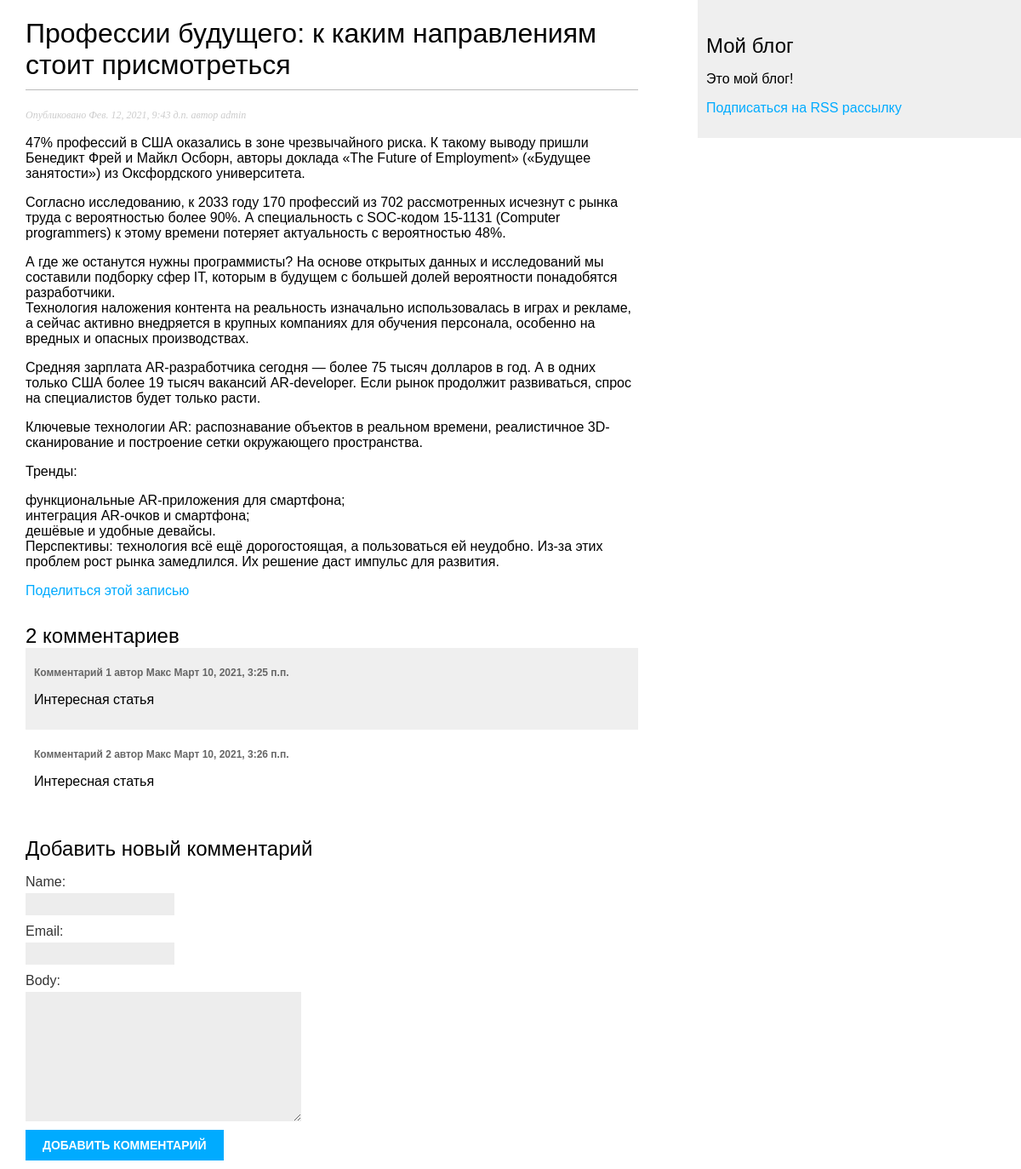
Page /blog/2021/2/12/professii-budushego-k-kakim-napravleniyam-stoit-prismotretsya/ on the committed database.
### blog/models.py (models this page shows, shortened)
class Post(models.Model):
    STATUS_CHOICES = (
        ('draft', 'Draft'),
        ('published', 'Published'),
    )
    title = models.CharField(max_length=250)
    slug = models.SlugField(max_length=250,
                            unique_for_date='publish')
    author = models.ForeignKey(User,
                               on_delete=models.CASCADE,
                               related_name='blog_posts')
    body = models.TextField()
    publish = models.DateTimeField(default=timezone.now)
    created = models.DateTimeField(auto_now_add=True)
    updated = models.DateTimeField(auto_now=True)
    status = models.CharField(max_length=10,
                              choices=STATUS_CHOICES,
                              default='draft')
    class Meta:
        ordering = ('-publish',)

class Comment(models.Model):
    post = models.ForeignKey(Post,
                             on_delete=models.CASCADE,
                             related_name='comments')
    name = models.CharField(max_length=80)
    email = models.EmailField()
    body = models.TextField()
    created = models.DateTimeField(auto_now_add=True)
    updated = models.DateTimeField(auto_now=True)
    active = models.BooleanField(default=True)
    class Meta:
        ordering = ('created',)

### blog/views.py (the view)
def post_detail(request, year, month, day, post):
    post = get_object_or_404(Post, slug=post,
                                   status='published',
                                   publish__year=year,
                                   publish__month=month,
                                   publish__day=day)
    comments = post.comments.filter(active=True)
    new_comment = None
    if request.method == 'POST':
        comment_form = CommentForm(data=request.POST)
        if comment_form.is_valid():
            new_comment = comment_form.save(commit=False)
            new_comment.post = post
            new_comment.save()
    else:
        comment_form = CommentForm()
    return render(request, 'blog/post/detail.html', {'post': post,
                                                     'comments': comments,
                                                     'new_comment': new_comment,
                                                     'comment_form': comment_form})

### blog/forms.py
class CommentForm(forms.ModelForm):
    class Meta:
        model = Comment
        fields = ('name', 'email', 'body')

### blog/templates/blog/post/detail.html (shortened to what this page needs)
{% extends "blog/base.html" %}
{% block content %}
<h1>{{ post.title }}</h1>
<p class="date">Опубликовано {{ post.publish }} автор {{ post.author }}</p>
{{ post.body|linebreaks }}
<p>
    <a href="{% url "blog:post_share" post.id %}">Поделиться этой записью</a>
</p>
{% with comments.count as total_comments %}
<h2>{{ total_comments }} комментариев{{ total_comment|pluralize }}</h2>
{% endwith %}
    {% for comment in comments %}
        <div class="comment">
        <p class="info">
        Комментарий {{ forloop.counter }} автор {{ comment.name }}
    {{ comment.created }}
        </p>
    {{ comment.body|linebreaks }}
        </div>
    {% empty %}
    <p>Пока комментариев нет.</p>
    {% endfor %}
{% if new_comment %}
<h2>Ваш комментарий был добавлен.</h2>
{% else %}
<h2>Добавить новый комментарий</h2>
<form action="." method="post">
{{ comment_form.as_p }}
<p><input type="submit" value="Добавить комментарий"></p>
</form>
{% endif %}
{% endblock %}

### blog/static/css/blog.css (style rules this page uses)
body { margin:0; padding:0; font-family:helvetica, sans-serif; }
a { color:#00abff; text-decoration:none; }
h1 { font-weight:normal; border-bottom:1px solid #bbb; padding:0 0 10px 0; }
h2 { font-weight:normal; margin:30px 0 0; }
p.date { color:#ccc; font-family: georgia, serif; font-size: 12px; font-style: italic; }
label { float:left; clear:both; color:#333; margin-bottom:4px; }
input, textarea { clear:both; float:left; margin:0 0 10px; background:#ededed; border:0; padding:6px 10px; font-size:12px; }
input[type=submit] { font-weight:bold; background:#00abff; color:#fff; padding:10px 20px; font-size:14px; text-transform:uppercase; }
.comment { padding:10px; }
.comment:nth-child(even) { background:#efefef; }
.comment .info { font-weight:bold; font-size:12px; color:#666; }

### rows in the picture
Post: title "Профессии будущего: к каким направлениям стоит присмотреться", publish "Фев. 12, 2021, 9:43 д.п.", author "admin", body "47% профессий в США оказались в зоне чрезвычайного риска. К такому выводу пришли Бенедикт Фрей и Майкл Осборн, авторы доклада «The Future of Employment» («Будущее занятости») из Оксфордского университета. Согласно исследованию, к 2033 году 170 профессий из 702 рассмотренных исчезнут с рынка труда с вероятностью более 90%. А специальность с SOC-кодом 15-1131 (Computer programmers) к этому времени потеряет актуальность с вероятностью 48%. А где же останутся нужны программисты? На основе открытых данных и исследований мы составили подборку сфер IT, которым в будущем с большей долей вероятности понадобятся разработчики. Технология наложения контента на реальность изначально использовалась в…"
Comment: name "Макс", created "Март 10, 2021, 3:25 п.п.", body "Интересная статья"
Comment: name "Макс", created "Март 10, 2021, 3:26 п.п.", body "Интересная статья"

### other values in the picture
{{ total_comments }} "2"
